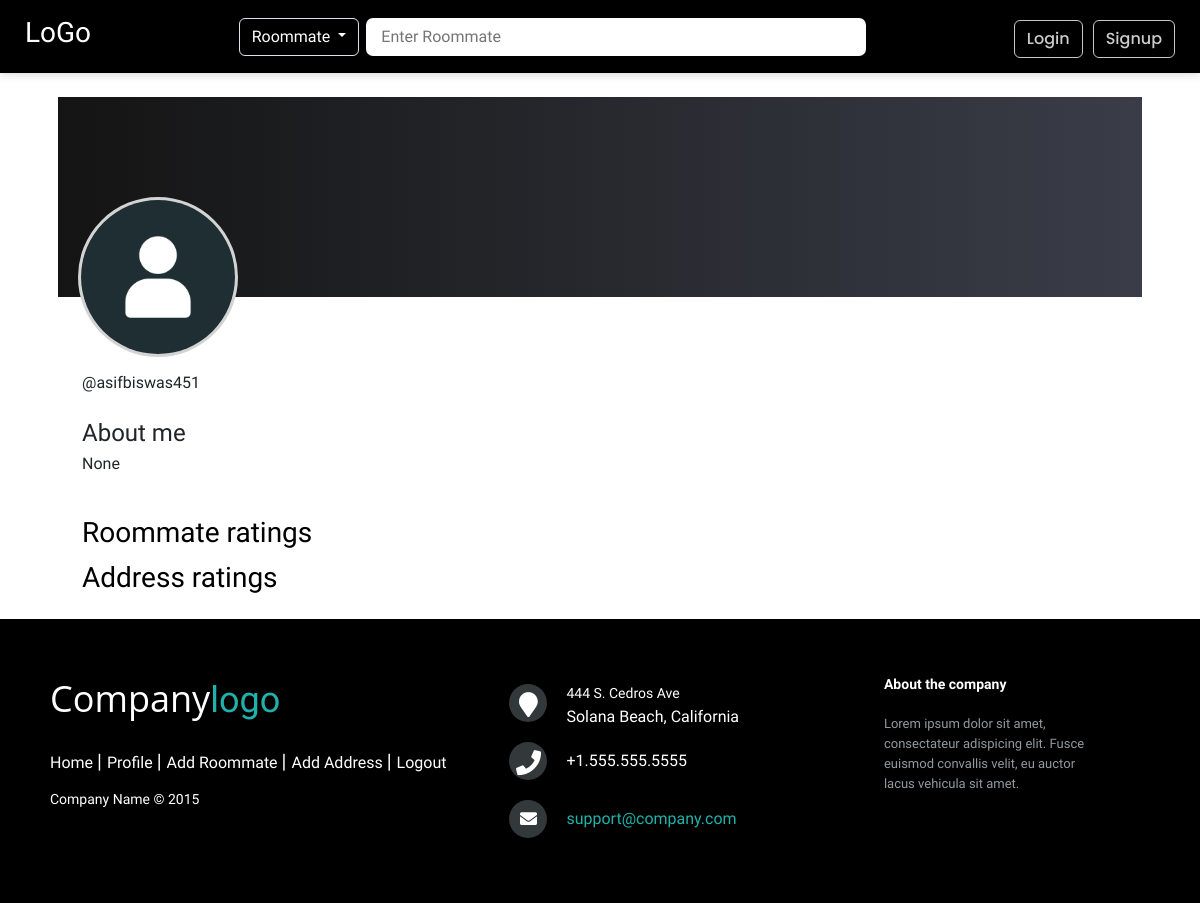
The app's page /account/profile/asifbiswas451, older data.
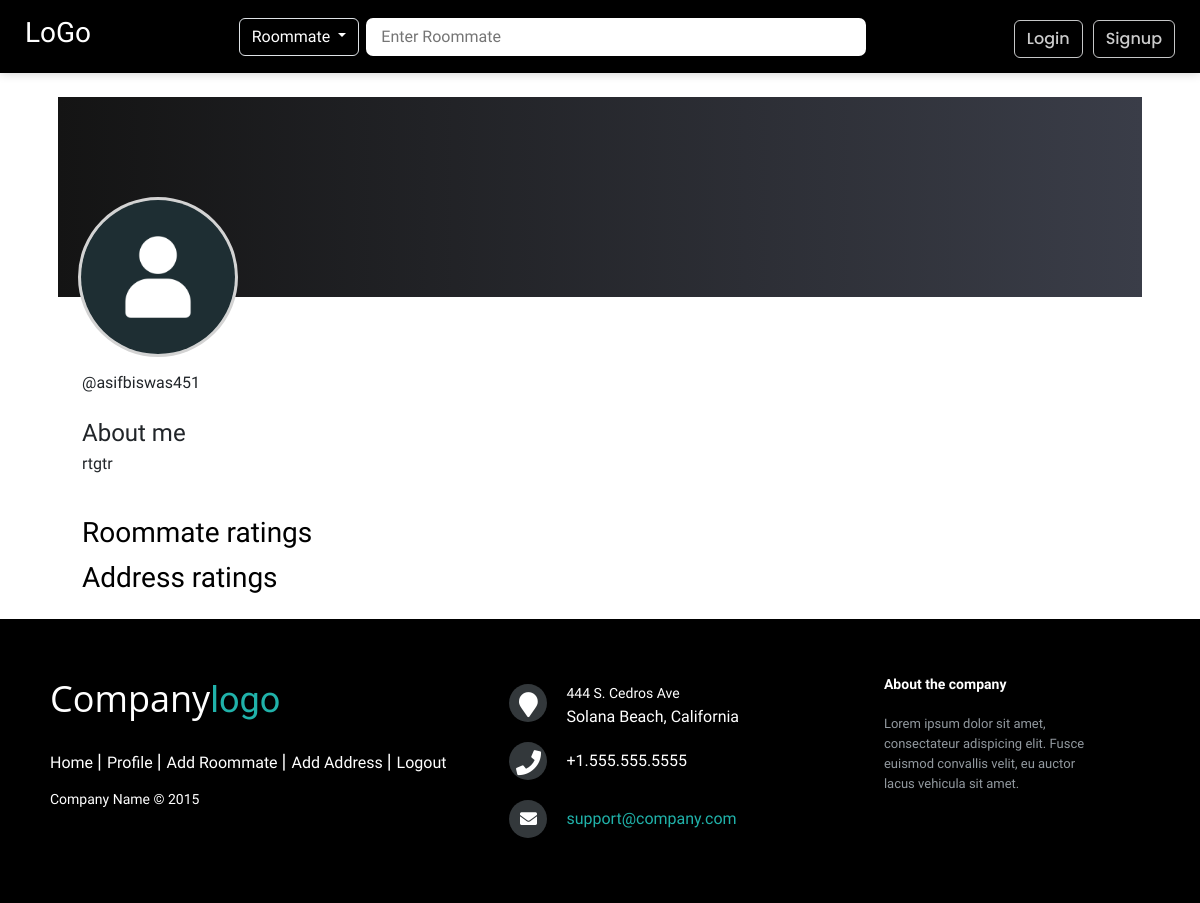
The same page, newer data.
### account/models.py (models this page shows, shortened)
class UserProfile(models.Model):
    user = models.ForeignKey(User, on_delete=models.CASCADE)
    profile_picture = models.ImageField(upload_to='images/', blank=True, null=True)
    about_me = models.TextField(blank=True, null=True)
    created_at = models.DateTimeField(auto_now_add=True)
    updated_at = models.DateTimeField(auto_now=True)

### account/views.py (the view)
# urls.py: path('profile/<str:username>', views.userProfile, name='profile'),
def userProfile(request, username):
    user = User.objects.get(username=username)
    userProfile = UserProfile.objects.get(user=user)
    context = {
        'userProfile': userProfile,
        'title': 'Profile',
    }
    return render(request, 'account/profile.html', context)

### templates/account/profile.html (shortened to what this page needs)
{% extends 'includes/base.html' %}
{% load static %}
{% block body %}
{% block head %}
<link href="{% static 'css/profile.css' %}" rel="stylesheet">
<link rel="stylesheet" href="{% static 'css/search.css' %}">
{% endblock %}
<div class="max-width-1100">
    <div class="card-profile mx-2 my-4">
        <div class="cover resp-cover">
            <img class="profile-picture resp-profile-picture"
                {% if userProfile.profile_picture %}
                    src="{{ userProfile.profile_picture.url }}"
                {% else %}
                    src="{% static 'images/user.png' %}"
                {% endif %}
                 alt="Profile Picture">
        </div>
        <div class="p-4 md-mt-5">
            <div>
                <span>@{{ userProfile.user }}</span>
            </div>
            <div class="mt-4">
                <h4 class="mb-0">About me</h4>
                <p class="mt-1">
                    {{ userProfile.about_me }}
                </p>
            </div>
        </div>
        <section class="wrapper product" style="width: 100%; margin: 0 16px; justify-content: start">
            <h3 class="section-name" style="text-align: left; color: black; margin-bottom: 12px; margin-left: 8px">Roommate ratings</h3>
        </section>
        <section class="wrapper product" style="width: 100%; margin: 0 16px; justify-content: start">
            <h3 class="section-name" style="text-align: left; color: black; margin-bottom: 12px; margin-left: 8px">Address ratings</h3>
        </section>
    </div>
</div>
  {% endblock %}

Row changes from the older to the newer data that the page shows:
changed UserProfile "asifbiswas451": about_me "None" → "rtgtr"
